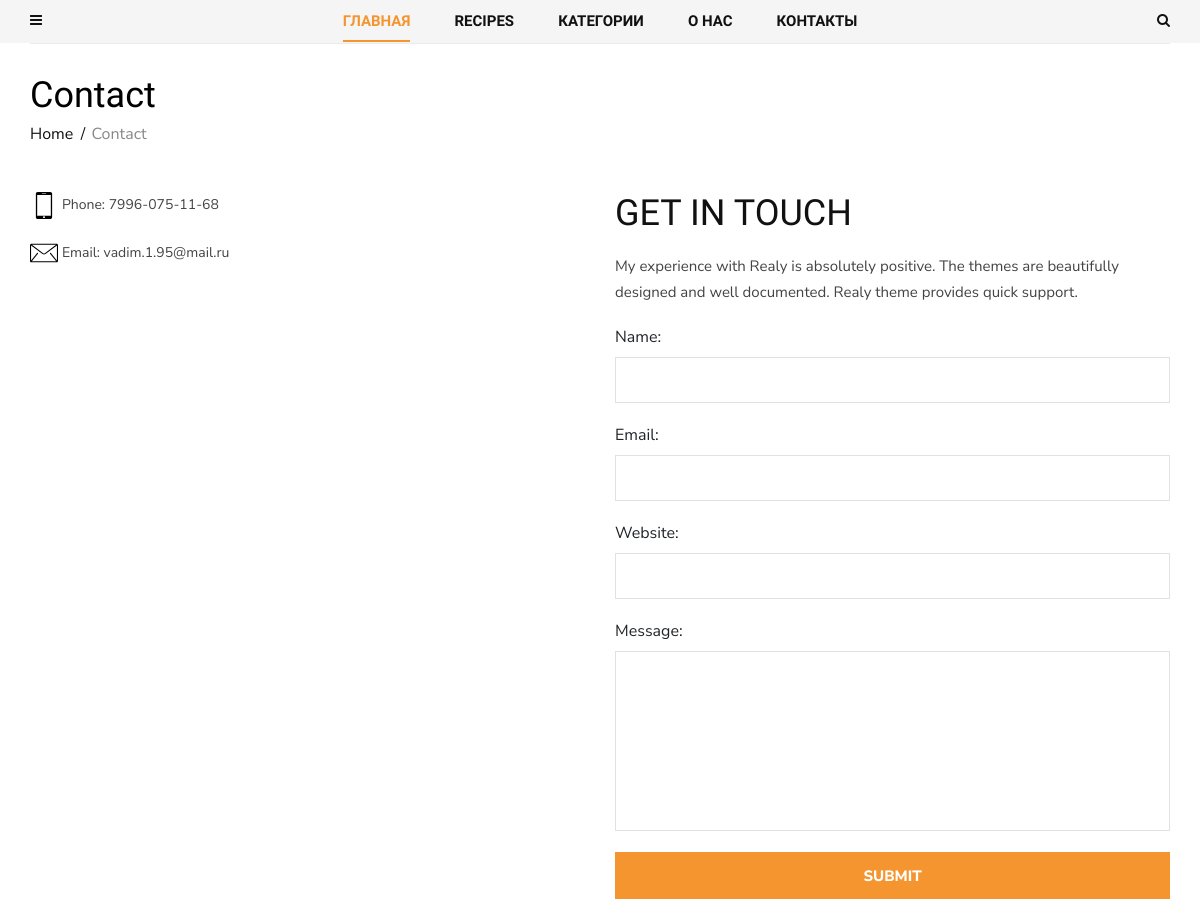
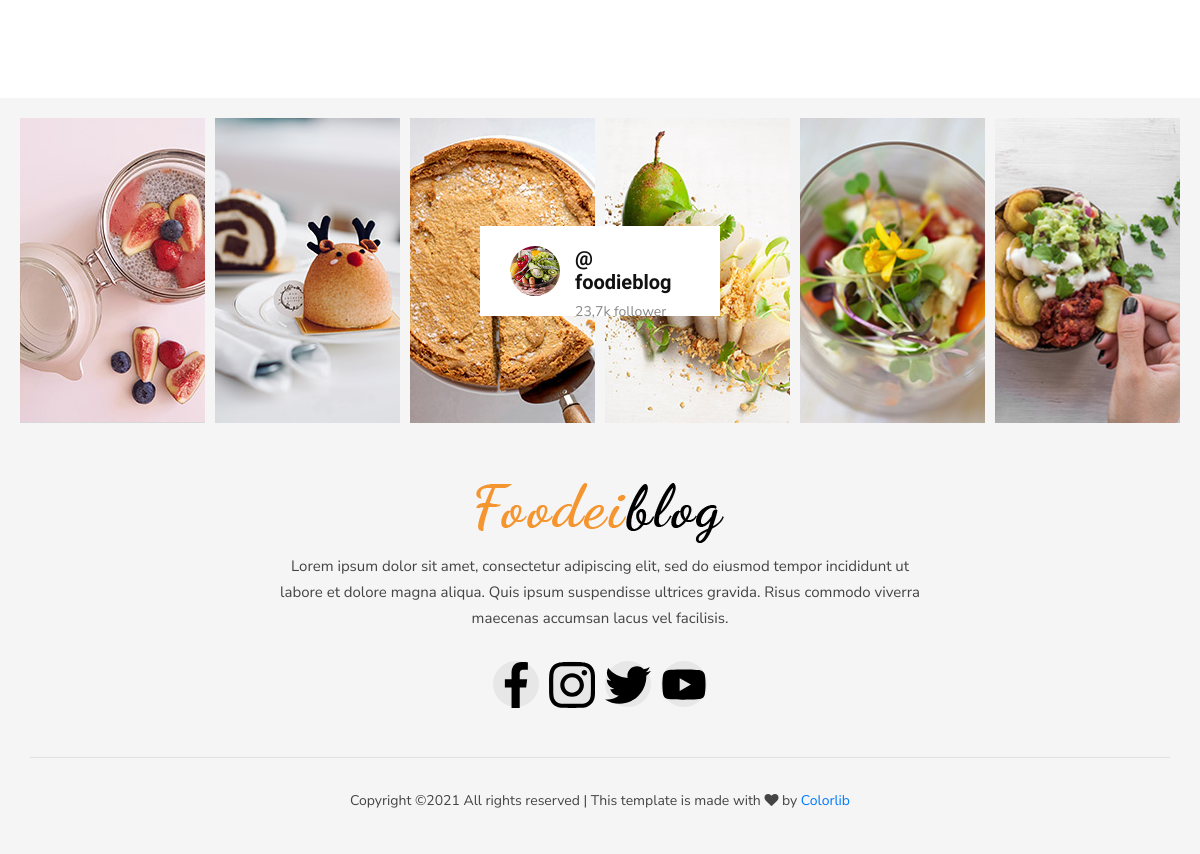
Page /contact/ on the committed database (2 pictures, top to bottom).
### contact/models.py (models this page shows, shortened)
class ContactLink(models.Model):
    icon = models.FileField(upload_to='icons/')
    name = models.CharField(max_length=200)

class Social(models.Model):
    icon = models.FileField(upload_to='icons/')
    name = models.CharField(max_length=200)
    link = models.URLField()

### contact/views.py (the view)
# urls.py: path('contact/', views.ContactView.as_view(), name="contact"),
class ContactView(View):
    def get(self, request):
        contacts = ContactLink.objects.all()
        form = ContactForm()
        return render(request, 'contact/contact.html', {"contacts": contacts, "form": form})

### contact/forms.py
class ContactForm(forms.ModelForm):
    class Meta:
        model = ContactModel
        fields = '__all__'

### blog/models.py (called while the page is built)
    def get_absolute_url(self):
        return reverse("post_single", kwargs={"slug": self.category.slug, "post_slug":self.slug})

### blog/templatetags/menu_tags.py (called while the page is built)
def get_all_categories():
    return Category.objects.all()

@register.inclusion_tag('blog/include/tags/top_menu.html')
def get_categories():
    category = get_all_categories()
    return {"list_category": category}

@register.inclusion_tag('blog/include/tags/recipe_tags.html')
def get_last_posts():
    posts = Post.objects.select_related("category").order_by("-id")[:5]
    return {"list_last_post": posts}

### contact/models.py (called while the page is built)
    def get_first_image(self):
        item = self.about_images.first()
        return item.image.url

### contact/templatetags/social_tags.py (called while the page is built)
@register.simple_tag()
def get_social_links():
    return Social.objects.all()

@register.simple_tag()
def get_about():
    return About.objects.last()

### templates/contact/contact.html (shortened to what this page needs)
{% extends 'base.html'%}
{% block content %}
<section class="contact spad">
    <div class="container">
        <div class="contact__text">
            <div class="row">
                <div class="col-lg-12">
                    <div class="breadcrumb__text">
                        <h2>Contact</h2>
                        <div class="breadcrumb__option">
                            <a href="#">Home</a>
                            <span>Contact</span>
                        </div>
                    </div>
                </div>
            </div>
            <div class="row">
                <div class="col-lg-6 col-md-6">
                    <div class="contact__widget">
                        <ul>
                            {% for contact in contacts %}
                                <li>
                                    <img class="contact_icon" src="{{ contact.icon.url }}" alt="#">
                                    <span>{{ contact.name }}</span>
                                </li>
                            {% endfor %}
                            </ul>
                    </div>
                </div>
                    <div class="col-lg-6 col-md-6">
                        <div class="contact__form">
                            <div class="contact__form__title">
                                <h2>gET IN TOUCH</h2>
                                <p>My experience with Realy is absolutely positive. The themes are beautifully designed
                                    and well documented. Realy theme provides quick support.</p>
                            </div>
                            <form action="{% url 'feedback' %}" method="post">
                                {{ form }}
                                <button type="submit" class="site-btn">Submit</button>
                            </form>
                        </div>
                    </div>
                </div>
            </div>
        </div>
</section>
{% endblock content %}

### templates/base.html (shortened to what this page needs)
<!DOCTYPE html>
<html lang="ru">
{% load static %}
<head>
    <link rel="stylesheet" href="{% static 'css/bootstrap.min.css'%}" type="text/css">
    <link rel="stylesheet" href="{% static 'css/font-awesome.min.css'%}" type="text/css">
    <link rel="stylesheet" href="{% static 'css/elegant-icons.css'%}" type="text/css">
    <link rel="stylesheet" href="{% static 'css/owl.carousel.min.css'%}" type="text/css">
    <link rel="stylesheet" href="{% static 'css/slicknav.min.css'%}" type="text/css">
    <link rel="stylesheet" href="{% static 'css/style.css' %}" type="text/css">
</head>
<body>
    {% include 'header.html' %}
    {% block content %}
    {% endblock content %}
    {% include 'footer.html' %}
</body>
</html>

### templates/blog/include/left_nav.html (shortened to what this page needs)
{% load menu_tags social_tags cache %}

### templates/blog/include/tags/top_menu.html (shortened to what this page needs)
{% load mptt_tags %}
<li class="dropdown">
    <a href="#">Категории</a>
</li>

### templates/header.html
{% load social_tags cache %}
{% cache 5000 header %}
<header class="header">
    <div class="header__top">
        <div class="container">
            <div class="row">
                <div class="col-lg-2 col-md-1 col-6 order-md-1 order-1">
                    <div class="header__humberger">
                        <i class="fa fa-bars humberger__open"></i>
                    </div>
                </div>
                    <div class="col-lg-8 col-md-10 order-md-2 order-3">
                        {% include 'blog/include/top_nav.html' %}
                    </div>
                <div class="col-lg-2 col-md-1 col-6 order-md-3 order-2">
                    <div class="header__search">
                        <i class="fa fa-search search-switch"></i>
                    </div>
                </div>
            </div>
        </div>
    </div>
</header>
{% endcache %}

### templates/blog/include/top_nav.html
{% load menu_tags cache %}
{% cache 5000 top_nav %}
<nav class="header__menu">
    <ul>
        <li class="active"><a href="/">Главная</a></li>
        {% get_last_posts %}
        {% get_categories %}
        <li><a href="{% url 'about' %}">О нас</a></li>
        <li><a href="{% url 'contact' %}">Контакты</a></li>
    </ul>
</nav>
{% endcache %}

### templates/blog/include/tags/recipe_tags.html (shortened to what this page needs)
{% load mptt_tags %}
<li><a href="#">Recipes</a>
</li>

### templates/footer.html (shortened to what this page needs)
{% load static social_tags cache %}
{% cache 5000 foter %}
    <footer class="footer">
        <div class="container-fluid">
            <div class="footer__instagram">
                <div class="footer__instagram__avatar">
                    <div class="footer__instagram__avatar--pic">
                        <img src="{% static 'img/footer/instagram-avatar.jpg' %}" alt="">
                    </div>
                    <div class="footer__instagram__avatar--text">
                        <h5>@ foodieblog</h5>
                        <span>23,7k follower</span>
                    </div>
                </div>
                <div class="row">
                    <div class="col-lg-2 col-md-2 col-sm-4 col-6">
                        <div class="footer__instagram__item set-bg" data-setbg="{% static 'img/footer/ip-1.jpg' %}"></div>
                    </div>
                    <div class="col-lg-2 col-md-2 col-sm-4 col-6">
                        <div class="footer__instagram__item set-bg" data-setbg="{% static 'img/footer/ip-2.jpg' %}"></div>
                    </div>
                    <div class="col-lg-2 col-md-2 col-sm-4 col-6">
                    </div>
                    <div class="col-lg-2 col-md-2 col-sm-4 col-6">
                    </div>
                    <div class="col-lg-2 col-md-2 col-sm-4 col-6">
                        <div class="footer__instagram__item set-bg" data-setbg="{% static 'img/footer/ip-5.jpg' %}"></div>
                    </div>
                    <div class="col-lg-2 col-md-2 col-sm-4 col-6">
                        <div class="footer__instagram__item set-bg" data-setbg="{% static 'img/footer/ip-6.jpg' %}"></div>
                    </div>
                </div>
            </div>
        </div>
        <div class="container">
            <div class="row">
                <div class="col-lg-12">
                    <div class="footer__text">
                        <div class="footer__logo">
                            <a href="#"><img src="{% static 'img/logo.png' %}" alt=""></a>
                        </div>
                        <p>Lorem ipsum dolor sit amet, consectetur adipiscing elit, sed do eiusmod tempor incididunt
                            ut<br /> labore et dolore magna aliqua. Quis ipsum suspendisse ultrices gravida. Risus
                            commodo viverra<br /> maecenas accumsan lacus vel facilisis. </p>
                        <div class="footer__social">
                            {% get_social_links as social_links %}
                                {% for item in social_links %}
                                 <a href="{{ item.link }}"><img src="{{ item.icon.url }}"></a>
                                {% endfor %}
                        </div>
                    </div>
                    <div class="footer__copyright">
                        <p>
  Copyright &copy;<script>document.write(new Date().getFullYear());</script> All rights reserved | This template is made with <i class="fa fa-heart" aria-hidden="true"></i> by <a href="https://colorlib.com" target="_blank">Colorlib</a>
  </p>
                    </div>
                </div>
            </div>
        </div>
    </footer>
{% endcache %}

### rows in the picture
ContactLink: icon (picture), name "Phone: 7996-075-11-68"
ContactLink: icon (picture), name "Email: vadim.1.95@mail.ru"
Social: icon (picture)
Social: icon (picture)
Social: icon (picture)
Social: icon (picture)
